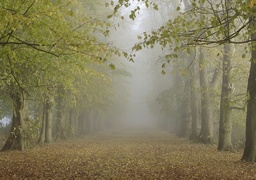
#> input picture singleImageHazeRemovalUsingDarkChannelPrior/forest1.jpg, 256 x 180 px, shrunk from 1024 x 719 before the run, found by its file name
$ jupyter execute darkChannelPrior.ipynb
#> lines starting #> are read from the running program, lines starting #| are printed output that depends on the picture
[cell 1]
import cv2
import matplotlib.pyplot as plt
import numpy as np
import pandas as pd

[cell 2]
def getDarkChannel(src, patchSize=(15,15)):
    b,g,r = cv2.split(src)
    h,w,c = src.shape
    darkB = np.zeros((h,w))
    darkG = np.zeros((h,w))
    darkR = np.zeros((h,w))
    marginI = (patchSize[1]-1) // 2
    marginJ = (patchSize[0]-1) // 2
    for i in(range(h)):
        preMarginI = i-marginI if((i-marginI) >= 0) else 0
        postMarginI = i+marginI if((i+marginI) <= h) else h
        for j in(range(w)):
            preMarginJ = j-marginJ if((j-marginJ) >= 0) else 0
            postMarginJ = j+marginJ if((j+marginJ) <= w) else w
            darkB[i,j] = np.min(b[preMarginI:postMarginI,preMarginJ:postMarginJ])
            darkG[i,j] = np.min(g[preMarginI:postMarginI,preMarginJ:postMarginJ])
            darkR[i,j] = np.min(r[preMarginI:postMarginI,preMarginJ:postMarginJ])
    return(darkB,darkG,darkR)

def getImgIntensityFromRgb(src):
    b,g,r = cv2.split(src.astype(int))
    return b + g + r

def getAtmosphericLight(src, darkChannel, candidateRatio=0.01):
    dcf = np.sort(np.array(darkChannel).flatten())[::-1]
    threshold = dcf[int(len(dcf) * candidateRatio)]
    imageIntensity = getImgIntensityFromRgb(src)
    atmosphericIntensityThreshold = max(imageIntensity[darkChannel > threshold])
    return src[np.logical_and((imageIntensity >= atmosphericIntensityThreshold),(darkChannel > threshold))][0]

def getTransmision(src, A, patchSize=(15,15), W=0.95):
    return 1 - W * np.min(getDarkChannel(src / A),axis=0)

def recoverSceneRadiance(src,t,A,t0=0.1):
    h,w,c = src.shape
    t0 = np.ones((h,w)) * t0
    A = np.ones((h,w,1)) * A

    r = src - A
    r[:,:,0] = r[:,:,0] / np.maximum(t,t0)
    r[:,:,1] = r[:,:,1] / np.maximum(t,t0)
    r[:,:,2] = r[:,:,2] / np.maximum(t,t0)
    res = (r + A).astype(np.int8)
    res[res > 255] = 255
    return res.astype(np.uint8)

[cell 3]
from itertools import combinations_with_replacement
from collections import defaultdict

import numpy as np
from numpy.linalg import inv

R, G, B = 0, 1, 2  # index for convenience


def boxfilter(I, r):
    """Fast box filter implementation.
    Parameters
    ----------
    I:  a single channel/gray image data normalized to [0.0, 1.0]
    r:  window radius
    Return
    -----------
    The filtered image data.
    """
    M, N = I.shape
    dest = np.zeros((M, N))

    # cumulative sum over Y axis
    sumY = np.cumsum(I, axis=0)
    # difference over Y axis
    dest[:r + 1] = sumY[r: 2 * r + 1]
    dest[r + 1:M - r] = sumY[2 * r + 1:] - sumY[:M - 2 * r - 1]
    dest[-r:] = np.tile(sumY[-1], (r, 1)) - sumY[M - 2 * r - 1:M - r - 1]

    # cumulative sum over X axis
    sumX = np.cumsum(dest, axis=1)
    # difference over Y axis
    dest[:, :r + 1] = sumX[:, r:2 * r + 1]
    dest[:, r + 1:N - r] = sumX[:, 2 * r + 1:] - sumX[:, :N - 2 * r - 1]
    dest[:, -r:] = np.tile(sumX[:, -1][:, None], (1, r)) - \
        sumX[:, N - 2 * r - 1:N - r - 1]

    return dest


def guided_filter(I, p, r=40, eps=1e-3):
    """Refine a filter under the guidance of another (RGB) image.
    Parameters
    -----------
    I:   an M * N * 3 RGB image for guidance.
    p:   the M * N filter to be guided
    r:   the radius of the guidance
    eps: epsilon for the guided filter
    Return
    -----------
    The guided filter.
    """
    M, N = p.shape
    base = boxfilter(np.ones((M, N)), r)

    # each channel of I filtered with the mean filter
    means = [boxfilter(I[:, :, i], r) / base for i in range(3)]
    # p filtered with the mean filter
    mean_p = boxfilter(p, r) / base
    # filter I with p then filter it with the mean filter
    means_IP = [boxfilter(I[:, :, i] * p, r) / base for i in range(3)]
    # covariance of (I, p) in each local patch
    covIP = [means_IP[i] - means[i] * mean_p for i in range(3)]

    # variance of I in each local patch: the matrix Sigma in ECCV10 eq.14
    var = defaultdict(dict)
    for i, j in combinations_with_replacement(range(3), 2):
        var[i][j] = boxfilter(
            I[:, :, i] * I[:, :, j], r) / base - means[i] * means[j]

    a = np.zeros((M, N, 3))
    for y, x in np.ndindex(M, N):
        #         rr, rg, rb
        # Sigma = rg, gg, gb
        #         rb, gb, bb
        Sigma = np.array([[var[R][R][y, x], var[R][G][y, x], var[R][B][y, x]],
                          [var[R][G][y, x], var[G][G][y, x], var[G][B][y, x]],
                          [var[R][B][y, x], var[G][B][y, x], var[B][B][y, x]]])
        cov = np.array([c[y, x] for c in covIP])
        a[y, x] = np.dot(cov, inv(Sigma + eps * np.eye(3)))  # eq 14

    # ECCV10 eq.15
    b = mean_p - a[:, :, R] * means[R] - \
        a[:, :, G] * means[G] - a[:, :, B] * means[B]

    # ECCV10 eq.16
    q = (boxfilter(a[:, :, R], r) * I[:, :, R] + boxfilter(a[:, :, G], r) *
         I[:, :, G] + boxfilter(a[:, :, B], r) * I[:, :, B] + boxfilter(b, r)) / base

    return q

[cell 4]
src = np.array(cv2.imread('.img/forest1.jpg'))
#> src is the input picture: shape (180, 256, 3); mean B, G, R 93.4, 125.5, 132.1
plt.title('Origin')
plt.imshow(cv2.cvtColor(src, cv2.COLOR_BGR2RGB))
plt.axis('off')
plt.show()

plt.subplots(figsize=(15, 8))
for i,c in enumerate(cv2.split(src)):
    plt.subplot(1,3,i + 1)
    plt.title('{}'.format(['blueChannel','greenChannel','redChannel'][i]))
    plt.imshow(c,cmap='gray')
    plt.axis('off')
#> this loop made 3 passes
plt.show()

[cell 5]
darkChannels = getDarkChannel(src,patchSize=(15,15))
#> after the loop in getDarkChannel, `for i in(range(h)):`:
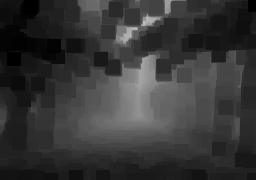
#> darkB: shape (180, 256) float64; min 0, max 192, mean 54.3
#> after the loop in getDarkChannel, `for i in(range(h)):`:
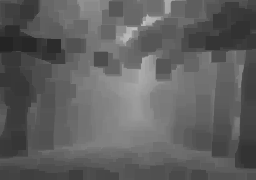
#> darkR: shape (180, 256) float64; min 36, max 192, mean 95.4

[cell 6]
# dark channel
plt.title('RGB')
plt.imshow(np.min(darkChannels,axis=0),cmap='gray')
plt.axis('off')
plt.show()
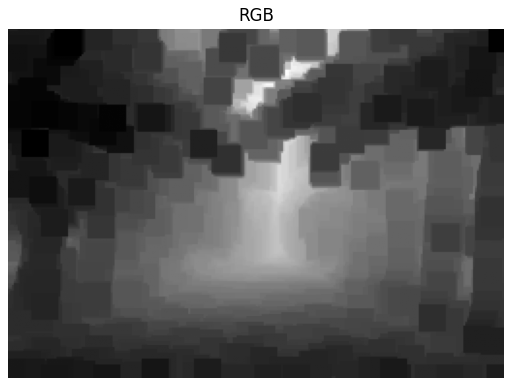
#> figure drawn by matplotlib, 1 panel

plt.subplots(figsize=(15, 8))
for i,c in enumerate(darkChannels):
    plt.subplot(1,3,i + 1)
    plt.title('{}'.format(['blueChannel','greenChannel','redChannel'][i]))
    plt.imshow(c,cmap='gray')
    plt.axis('off')
plt.show()

[cell 7]
# recover
A = getAtmosphericLight(src, np.min(darkChannels,axis=0))
#> in getAtmosphericLight, `threshold = dcf[int(len(dcf) * candidateRatio)]`: threshold = 151
#> in getImgIntensityFromRgb, `return b + g + r`:
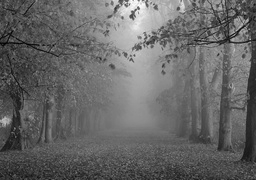
#> returned value: shape (180, 256) int32; min 75, max 759, mean 351; drawn with min black and max white
#> in getAtmosphericLight, `atmosphericIntensityThreshold = max(imageIntensity[darkChannel > thres..`: atmosphericIntensityThreshold = 702
#> A = [242, 230, 230]
t = getTransmision(src, A)
#> in getTransmision, `return 1 - W * np.min(getDarkChannel(src / A),axis=0)`:
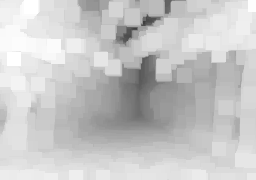
#> returned value: shape (180, 256) float64; min 0.246, max 1, mean 0.787
normSrc = (src - src.min()) / (src.max() - src.min())  # normalize src
tr = guided_filter(normSrc, t)
#> in boxfilter, `sumY = np.cumsum(I, axis=0)`: I: shape (180, 256) float64; every value is 1
#> in guided_filter, `means = [boxfilter(I[:, :, i], r) / base for i in range(3)]`: means = 3 items
#> in boxfilter (call 8), `sumY = np.cumsum(I, axis=0)`:
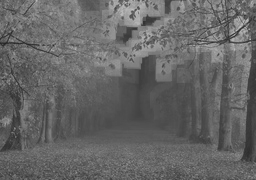
#> I: shape (180, 256) float64; min 0.139, max 0.768, mean 0.4
#> the loop in guided_filter, `for y, x in np.ndindex(M, N):` made 46080 passes
#> cov on passes 1 to 3: [1.83e-05, -0.000391, -0.000349], [-2.42e-05, -0.000449, -0.000406], [-6e-05, -0.000507, -0.000462]
#> after the loop in guided_filter, `for y, x in np.ndindex(M, N):`:
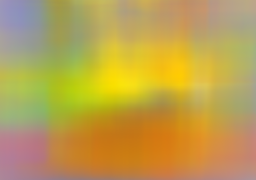
#> a: shape (180, 256, 3) float64; mean of channels 0, 1, 2 -0.569, -0.0341, 0.154; drawn with min black and max white
#> in boxfilter (call 16), `sumX = np.cumsum(dest, axis=1)`:
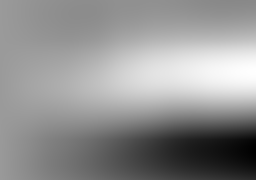
#> sumX: shape (180, 256) float64; min -3469, max 2261.7, mean -189.9; drawn with min black and max white
#> in boxfilter (call 17), `sumY = np.cumsum(I, axis=0)`:
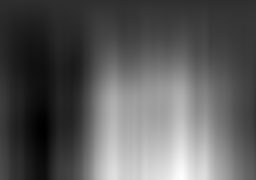
#> sumY: shape (180, 256) float64; min -12.99, max 58.1, mean 12.3; drawn with min black and max white
#> in boxfilter (call 17), `sumY = np.cumsum(I, axis=0)`:
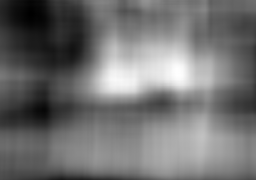
#> I: shape (180, 256) float64; min -0.19, max 0.583, mean 0.154; drawn with min black and max white
res = recoverSceneRadiance(src,tr,A)

$ run again, with singleImageHazeRemovalUsingDarkChannelPrior/03210230-debb508c5cc24148a0cafe30bbc7c370.jpg copied over singleImageHazeRemovalUsingDarkChannelPrior/forest1.jpg
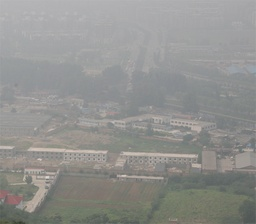
#> input picture singleImageHazeRemovalUsingDarkChannelPrior/03210230-debb508c5cc24148a0cafe30bbc7c370.jpg, 256 x 224 px, shrunk from 600 x 525 before the run, found by its file name
#> src is the input picture: shape (224, 256, 3); mean B, G, R 143, 145.7, 145.4
#> the loop `for i,c in enumerate(cv2.split(src)):` made 3 passes
#> the loop `for i,c in enumerate(darkChannels):` made 3 passes
#> threshold = 175
#> atmosphericIntensityThreshold = 557
#> A = [187, 185, 185]
#> I: shape (224, 256) float64; every value is 1
#> means = 3 items
#> the loop in guided_filter, `for i, j in combinations_with_replacement(range(3), 2):` made 6 passes
#> pass 1, in boxfilter (call 9), `sumX = np.cumsum(dest, axis=1)`:
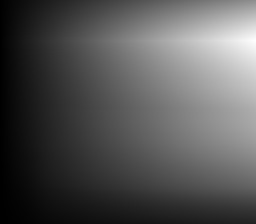
#> sumX: shape (224, 256) float64; min 4.59, max 9325.4, mean 3111.2; drawn with min black and max white
#> the loop in guided_filter, `for y, x in np.ndindex(M, N):` made 57344 passes
#> cov on passes 1 to 3: [-0.000482, -0.000479, -0.000522], [-0.000481, -0.000478, -0.00052], [-0.00048, -0.000477, -0.000519]
#> in boxfilter (call 17), `sumY = np.cumsum(I, axis=0)`:
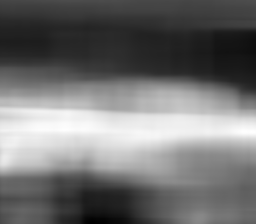
#> I: shape (224, 256) float64; min -0.398, max 0.367, mean -0.0561; drawn with min black and max white

$ run again, with singleImageHazeRemovalUsingDarkChannelPrior/1.jpg copied over singleImageHazeRemovalUsingDarkChannelPrior/forest1.jpg
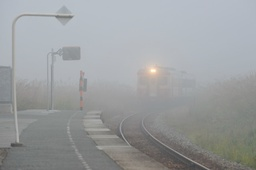
#> input picture singleImageHazeRemovalUsingDarkChannelPrior/1.jpg, 256 x 170 px, shrunk from 640 x 426 before the run, found by its file name
#> src is the input picture: shape (170, 256, 3); mean B, G, R 159.4, 157.9, 155.2
#> the loop `for i,c in enumerate(cv2.split(src)):` made 3 passes
#> the loop `for i,c in enumerate(darkChannels):` made 3 passes
#> threshold = 184
#> in getImgIntensityFromRgb, `return b + g + r`:
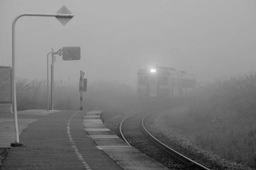
#> returned value: shape (170, 256) int32; min 196, max 737, mean 472.5; drawn with min black and max white
